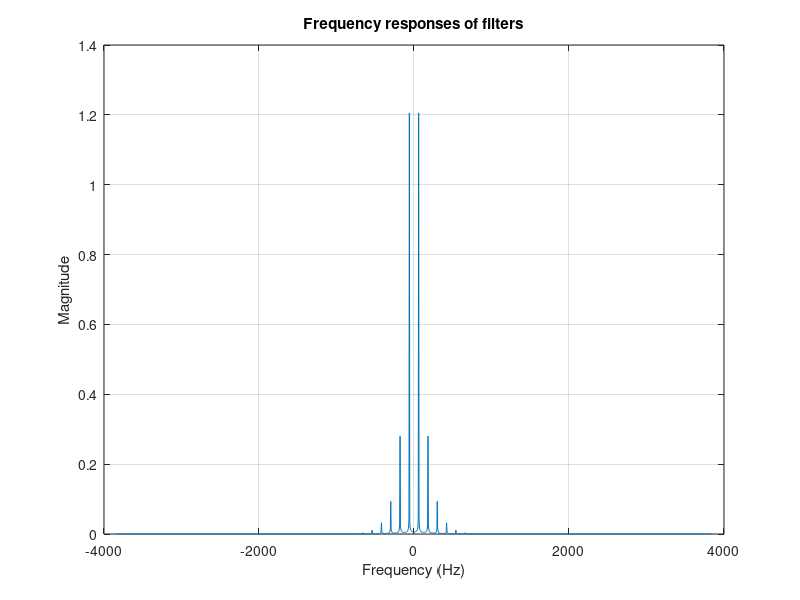
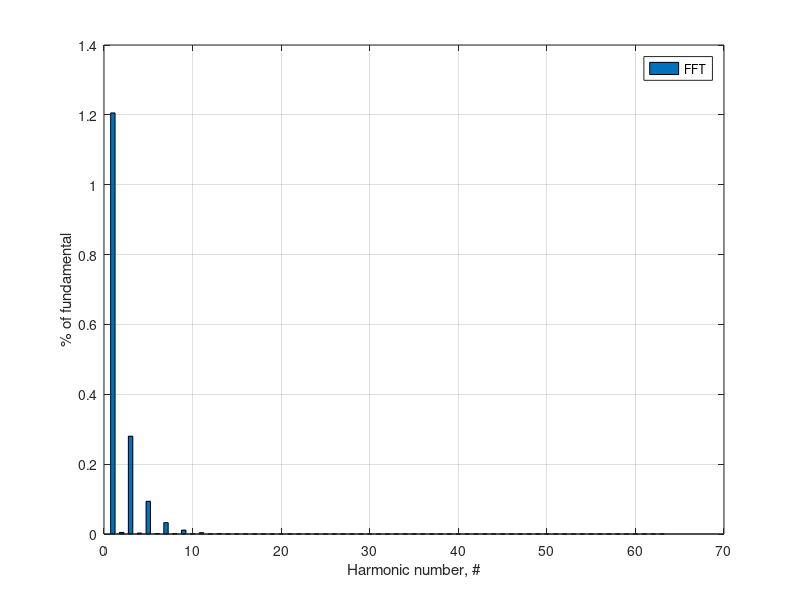
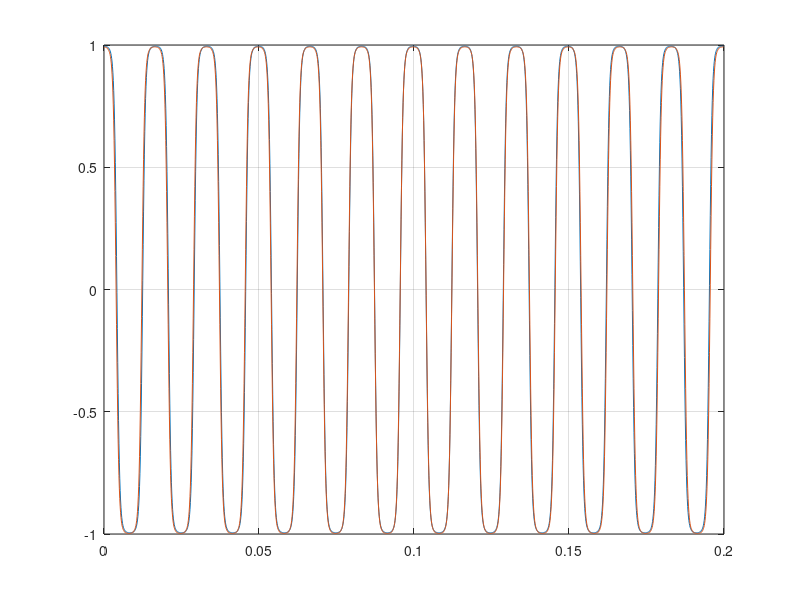

Write MATLAB code to recreate these figures, in order.
clear all
clc
close all
Fs = 4*1920;
F1 = 60;
Ts = 1/Fs;
t = 0:Ts:1;
phi = 1 - exp(-t/1).*cos(2*pi*t/5); % pi/4;%
xt = cos(2*pi*F1*t + phi);
st = tanh(3*xt);
No = round(Fs/F1); %samples per period
signals = st(1:12*No);
Iabc = signals;
N = length(Iabc);%12*No;%
fun = Iabc(1:N)';
[ns, Nm] = size(fun);
f_sf = Fs*(-(N/2):(N/2-1))/N;
sf = fun;
%
Esp_sf = fftshift(fft(sf));
spec = 2*abs( Esp_sf/N );
aspec = angle( Esp_sf );
figure;
plot(f_sf, spec);
% xlim([-30*60 30*60])
title('Frequency responses of filters')
ylabel('Magnitude')
xlabel('Frequency (Hz)')
grid on

spec2 = spec(N/2+13:12:end);
aspec2 = aspec(N/2+13:12:end);
fre_fft = f_sf(N/2+13:12:end);
harmonics_FFT = spec2;%./max(spec2);
suma = sum(spec2(2:end).^2);
fundamental = max(spec2);
THD_FFT = 100*sqrt(suma) ./ fundamental
save otro aspec2 spec2 spec fre_fft 
figure;
bar(harmonics_FFT,0.5)
ylabel('% of fundamental')
xlabel('Harmonic number, #')
% ylim([0 5])
% xlim([1 20])
legend('FFT')
grid on
set(gca, 'LooseInset', [0,0,0,0]);

I_fft = 0;
for i = 1:13 %length(spec2)
    I_fft = spec2(i).*cos( fre_fft(i)*2*pi*t(1:N) + aspec2(i) ) + I_fft;
end
figure;
plot(t(1:N), fun, t(1:N), I_fft)
grid on
RMSE_FFT = sqrt(mean((fun' - I_fft).^2)) 


